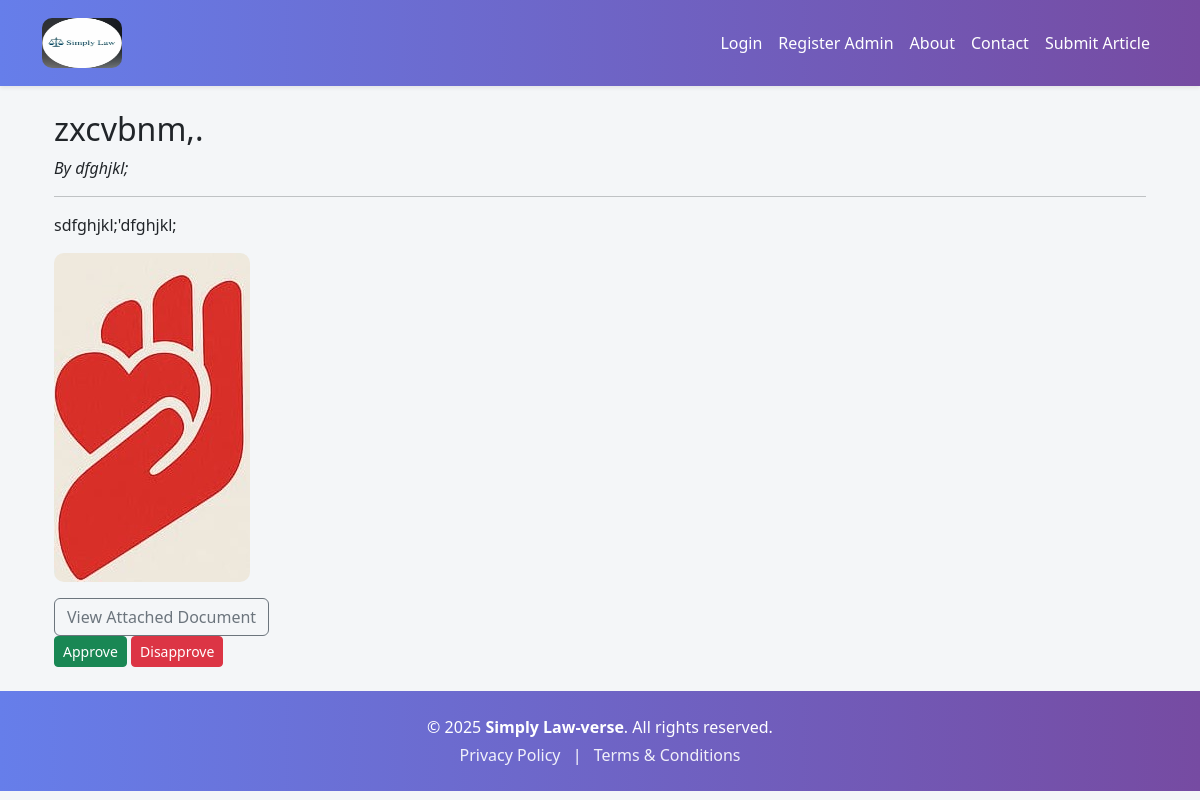
Page /article/3 on the committed database.
### models.py (models this page shows)
class Article(db.Model):
    id = db.Column(db.Integer, primary_key=True)
    email = db.Column(db.String(120))
    title = db.Column(db.String(100), nullable=False)
    content = db.Column(db.Text, nullable=False)
    author = db.Column(db.String(100), nullable=False)
    date_posted = db.Column(db.DateTime, default=datetime.utcnow)
    comments = db.relationship('Comment', backref='article', lazy=True)
    status = db.Column(db.String(20), nullable=False, default='pending')
    date_submitted = db.Column(db.DateTime, default=datetime.utcnow)
    image_filename = db.Column(db.String(120), nullable=True)
    document_filename = db.Column(db.String(120), nullable=True)
    approved = db.Column(db.Boolean, default=False)  # <- important!

### routes.py (the view)
@app.route('/article/<int:article_id>')
def view_article(article_id):
    article = Article.query.get_or_404(article_id)
    return render_template('view_article.html', article=article)

### templates/view_article.html
{% extends 'layout.html' %}
{% block content %}
<div class="container mt-4">
  <h2>{{ article.title }}</h2>
  <p><em>By {{ article.author }}</em></p>
  <hr>
  <p>{{ article.content }}</p>
  {% if article.image_filename %}
    <div class="mt-3">
      <img src="{{ url_for('static', filename='uploads/' + article.image_filename) }}" alt="Article Image" style="max-width: 100%; border-radius: 10px;">
    </div>
  {% endif %}
  {% if article.document_filename %}
    <div class="mt-3">
      <a href="{{ url_for('static', filename='uploads/' + article.document_filename) }}" class="btn btn-outline-secondary" target="_blank">View Attached Document</a>
    </div>
  {% endif %}
      <div>
        <a href="{{ url_for('approve_article', article_id=article.id) }}" class="btn btn-sm btn-success">Approve</a>
        <a href="{{ url_for('disapprove_article', article_id=article.id) }}" class="btn btn-sm btn-danger">Disapprove</a>
      </div>
</div>
{% endblock %}

### templates/layout.html (style rules this page uses)
body { background-color: #f4f6f8; font-family: 'Segoe UI', Tahoma, Geneva, Verdana, sans-serif; }

### rows in the picture
Article: title "zxcvbnm,.", author "dfghjkl;", content "sdfghjkl;'dfghjkl;", image_filename (picture)

### other values in the picture
{{ current_year or '2025' }} "2025"
